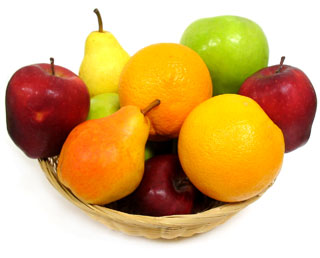
#> input picture ps0_python/input/fruit.png, 320 x 258 px
$ python ps0.py
#> lines starting #> are read from the running program, lines starting #| are printed output that depends on the picture; after the words box and inside, x2 and y2 are one past the last pixel; in counts of white or black regions, pixels touching at a corner belong together; long printed decimals are rounded
import cv2
import numpy as np
import os.path

# Question 1: Input images
img1 = np.zeros((400, 255, 3), np.uint8)
img2 = np.zeros((155, 255, 3), np.uint8)
if not os.path.isfile('output/ps0-1-a-1.png')\
        or not os.path.isfile('output/ps0-1-a-2.png'):
    img1 = cv2.imread('input/fruit.png', cv2.IMREAD_COLOR)
#> img1 is the input picture: shape (258, 320, 3); mean B, G, R 119.7, 178.6, 216.9
    cv2.imwrite('output/ps0-1-a-1.png', img1)
    img2 = cv2.imread('input/woman.tiff', cv2.IMREAD_COLOR)
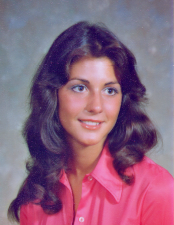
#> input picture ps0_python/input/woman.tiff, 174 x 225 px
#> img2 is the input picture: shape (225, 174, 3); mean B, G, R 125.7, 98.8, 137.6
    cv2.imwrite('output/ps0-1-a-2.png', img2)
else:
    img1 = cv2.imread('output/ps0-1-a-1.png', cv2.IMREAD_COLOR)
    img2 = cv2.imread('output/ps0-1-a-2.png', cv2.IMREAD_COLOR)

# Question 2: Color planes
'''
    a.Swap the red and blue pixels
    b.Monochrome image of green channel
    c.Monochrome image of red channel
    d.Monochrome image of blue channel
'''
img1_swapped = img1.copy()
img1_swapped[:, :, 0], img1_swapped[:, :, 2] =\
    img1_swapped[:, :, 2], img1_swapped[:, :, 0]
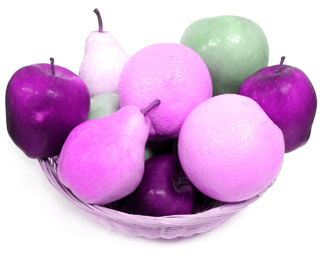
#> img1_swapped: shape (258, 320, 3); mean R, G, B 216.9, 178.6, 216.9
img1_green = img1[:, :, 1]
img1_red = img1[:, :, 2]
img1_blue = img1[:, :, 0]

cv2.imwrite('output/ps0-2-a-1.png', img1_swapped)
cv2.imwrite('output/ps0-2-b-1.png', img1_green)
cv2.imwrite('output/ps0-2-c-1.png', img1_red)
cv2.imwrite('output/ps0-2-d-1.png', img1_blue)

# Question 3: Replacement of pixels
img1_center = [dim//2 for dim in img1.shape[:2]]
#> img1_center = [129, 160]
img2_center = [dim//2 for dim in img1.shape[:2]]
#> img2_center = [129, 160]

img1_mono1 = img1_green.copy()
img1_mono2 = img1_red.copy()

img1_mono2[img2_center[0]-50:img2_center[0]+50,
           img2_center[1]-50:img2_center[1]+50] =\
    img1_mono1[img1_center[0]-50:img1_center[0]+50,
               img1_center[1]-50:img1_center[1]+50]
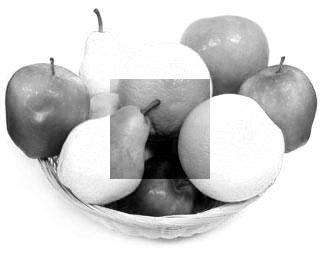
#> img1_mono2: shape (258, 320); min 0, max 255, mean 207.3

cv2.imwrite('output/ps0-3-a-1.png', img1_mono2)

# Question 4: Arithmetic and Geometric operations
'''
    a. Min, max, mean, standard value of img1_green
    b.normalise img1_green and then multiply with 10 and add the mean
    c. shift img by 2 pixels to the left
    d.subtract shifted version from original
'''

# 4a
min1 = img1_green.min()
#> min1 = 0
max1 = img1_green.max()
#> max1 = 255
mean1 = img1_green.mean()
#> mean1 = 178.6
std1 = img1_green.std()
#> std1 = 85.4
print('4a) img1_green: min=%d, max=%d, mean=%f std=%f' %
      (min1, max1, mean1, std1))
#| 4a) img1_green: min=0, max=255, mean=178.626 std=85.396

# 4b
img1_green_normed = img1_green.copy()
img1_green_normed = cv2.add(cv2.multiply(cv2.divide(cv2.subtract(
    img1_green_normed, mean1), std1), 10), mean1)
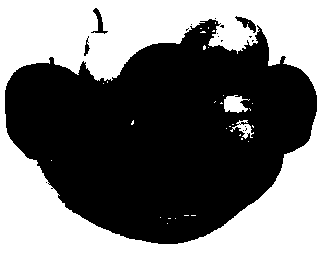
#> img1_green_normed: shape (258, 320); values 179 (black) and 189 (white), 44.6% white; 33 white regions (30 under 20 px), largest, box (x1, y1, x2, y2) and area: (0, 0, 320, 258) 36224, (224, 95, 250, 113) 306, (230, 120, 254, 139) 169
cv2.imwrite('output/ps0-4-b-1.png', img1_green_normed)

# 4c
img1_shifted = img1_green.copy()
rows, cols = img1_shifted.shape[0:2]
#> rows = 258; cols = 320
M = np.float32([[1, 0, -2], [0, 1, 0]])
img1_shifted = cv2.warpAffine(img1_shifted, M, (cols, rows))
cv2.imwrite('output/ps0-4-c-1.png', img1_shifted)

# 4d
img1_diff_shifted = img1_shifted.copy()
img1_diff_shifted = img1_diff_shifted-img1_green
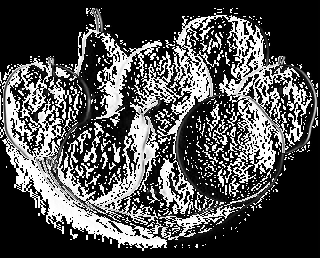
#> img1_diff_shifted: shape (258, 320); min 0, max 255, mean 79.6
cv2.imwrite('output/ps0-4-d-1.png', img1_diff_shifted)

# Question 5: Noise

# 5a
img_green_noise = img1.copy()
height, width, depth = img_green_noise.shape
#> height = 258; width = 320; depth = 3
noise = np.zeros((height, width), np.uint8)
cv2.randn(noise, 0, 30)
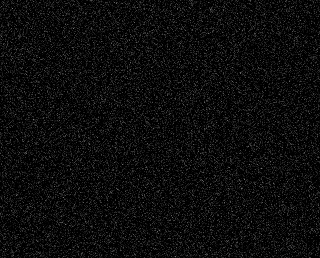
#> noise: shape (258, 320); min 0, max 126, mean 11.9
img_green_noise[:, :, 1] = img_green_noise[:, :, 1] + noise
cv2.imwrite('output/ps0-5-a-1.png', img_green_noise)

# 5b
img_blue_noise = img1.copy()
img_blue_noise[:, :, 0] = img_blue_noise[:, :, 0] + noise
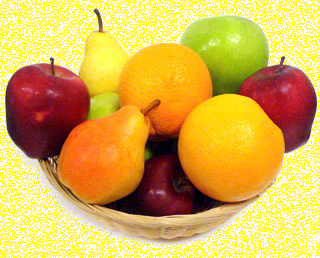
#> img_blue_noise: shape (258, 320, 3); mean B, G, R 83.5, 178.6, 216.9
cv2.imwrite('output/ps0-5-b-1.png', img_blue_noise)
